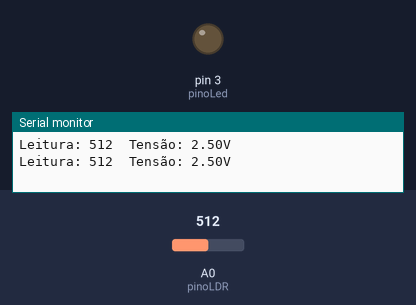
The sketch below on a simulated Arduino Uno, built with avr-gcc and run on an emulated ATmega328P. Shown: output pins drawn as LEDs (lit = HIGH), the last lines printed to the serial monitor. Inputs (shaded band) come from the test bench; at power-on: A0 (pinoLDR) = 512.

Above: at 1.8 s.
1.9 s: A0 (pinoLDR) set to 217
4.2 s: A0 (pinoLDR) set to 195
At 6.3 s:
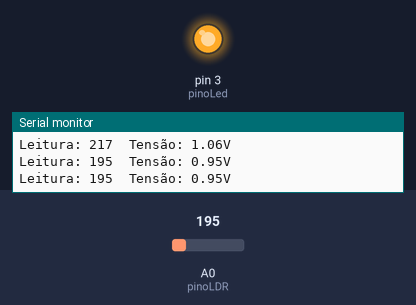
7.5 s: A0 (pinoLDR) set to 306
At 9.9 s:
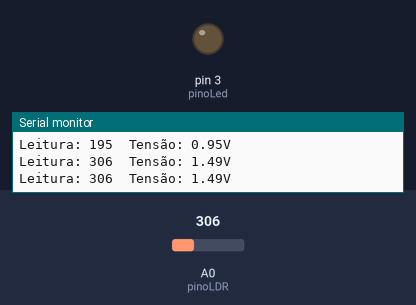
10.5 s: A0 (pinoLDR) set to 122
At 12.3 s:
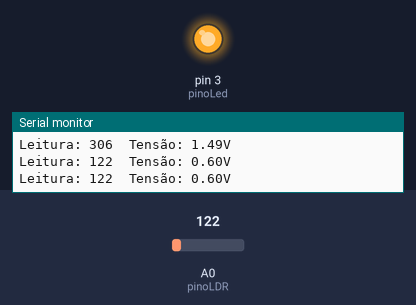
Timing chart, 0 to 13.8 s (numbered marks = the images above; inputs shaded):
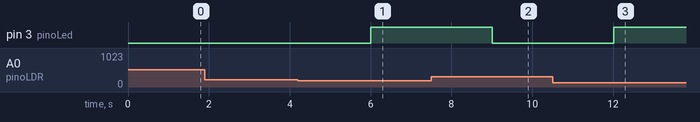

Measured:
- the behaviour switches between 205 and 204 on A0 (pinoLDR) (found by bisection; images 0 and 1)
- after the input at 4.2 s, pin 3 (pinoLed): LOW → HIGH after 1.8 s
- after the input at 7.5 s, pin 3 (pinoLed): HIGH → LOW after 1.5 s
- after the input at 10.5 s, pin 3 (pinoLed): LOW → HIGH after 1.5 s

The sketch:

ProjetoLDR.ino
```cpp
const int pinoLDR = A0;
int leitura = 0;
float tensao = 0.0;
int pinoLed = 3;

void setup() {
  Serial.begin(9600);

  pinMode(pinoLDR, INPUT);
  pinMode(pinoLed, OUTPUT);
}

void loop() {

  leitura = analogRead(pinoLDR);

  Serial.print("Leitura: ");
  Serial.print(leitura);
  Serial.print("\t"); // tabulacao

  tensao = leitura * 5.0 / 1024.0;
  Serial.print("Tensão: ");
  Serial.print(tensao);
  Serial.print("V");

  Serial.println();

  delay(1000);

  if (tensao < 1) {
    digitalWrite(pinoLed, HIGH);
  } else {
    digitalWrite(pinoLed, LOW);
  }
}
```
